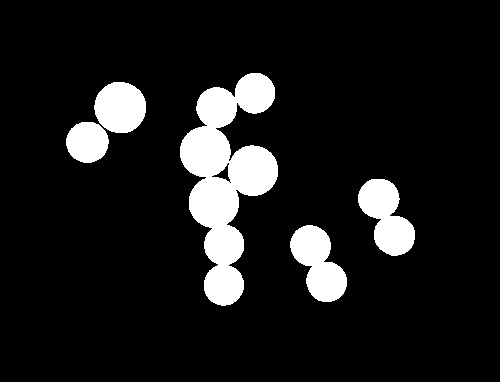
#> input picture data/image/thresh_pills_02.png, 500 x 382 px, found by its file name
$ python segmentation_watershed.py   (older library calls are emulated)
#> lines starting #> are read from the running program, lines starting #| are printed output that depends on the picture; after the words box and inside, x2 and y2 are one past the last pixel; in counts of white or black regions, pixels touching at a corner belong together
# -*- coding: utf-8 -*-
# @Time : 2020/4/2 下午7:40
# @Author : LuoLu
# @FileName: segmentation_watershed.py
# @Software: PyCharm
# @Github ：https://github.com/luolugithub
# @E-mail ：argluolu@gmail.com

import cv2
import numpy as np
from skimage.feature import peak_local_max
from skimage.morphology import watershed
from scipy import ndimage

# Load in image, convert to gray scale, and Otsu's threshold
image = cv2.imread('/home/luolu/PycharmProjects/ParticleDetection/data/image/thresh_pills_02.png')
#> image is the input picture: shape (382, 500, 3); 10.4% white; 5 white regions, box (x1, y1, x2, y2) and area: (180, 73, 278, 306) 11257, (358, 179, 415, 256) 2615, (290, 225, 347, 302) 2607, (94, 82, 146, 133) 2095, (66, 122, 109, 163) 1382
gray = cv2.cvtColor(image, cv2.COLOR_BGR2GRAY)
thresh = cv2.threshold(gray, 0, 255, cv2.THRESH_BINARY + cv2.THRESH_OTSU)[1]

# Compute Euclidean distance from every binary pixel
# to the nearest zero pixel then find peaks
distance_map = ndimage.distance_transform_edt(thresh)
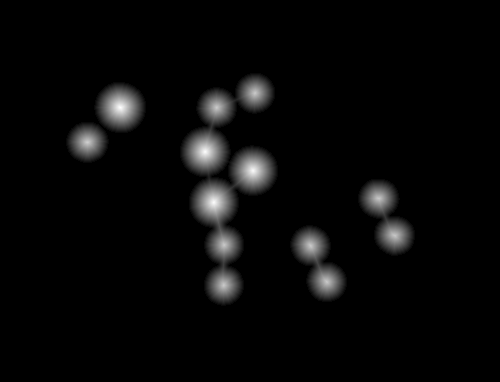
#> distance_map: shape (382, 500) float64; min 0, max 25.5, mean 0.8; drawn with min black and max white
local_max = peak_local_max(distance_map, indices=False, min_distance=5, labels=thresh)
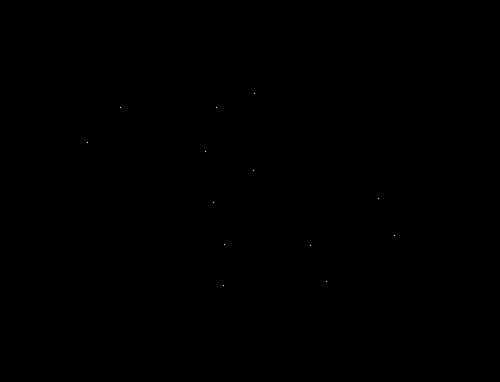
#> local_max: shape (382, 500) bool; 0.01% white in thin lines or dots, all inside (x1, y1, x2, y2) = (87, 93, 395, 286)

# Perform connected component analysis then apply Watershed
markers = ndimage.label(local_max, structure=np.ones((3, 3)))[0]
#> markers: shape (382, 500) int32; 14 distinct labels, from 0 to 13
labels = watershed(-distance_map, markers, mask=thresh)
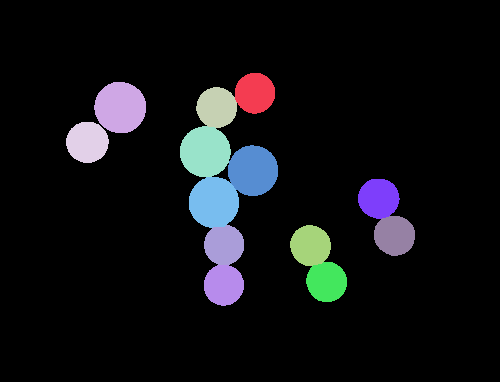
#> labels: shape (382, 500) int32; 14 distinct labels, from 0 to 13; one colour per label, 0 black

# Iterate through unique labels
total_area = 0
for label in np.unique(labels):
    if label == 1:
        continue

    # Create a mask
    mask = np.zeros(gray.shape, dtype="uint8")
    mask[labels == label] = 255

    # Find contours and determine contour area
    cnts = cv2.findContours(mask.copy(), cv2.RETR_EXTERNAL, cv2.CHAIN_APPROX_SIMPLE)
    cnts = cnts[0] if len(cnts) == 2 else cnts[1]
    c = max(cnts, key=cv2.contourArea)
    area = cv2.contourArea(c)
    total_area += area
    cv2.drawContours(image, [c], -1, (36, 255, 12), 4)
#> this loop made 14 passes
#> (area, total_area) on passes 3 to 14: (2022, 192141), (1249, 193390), (1322.5, 194712.5), (1968.5, 196681), (1934, 198615), (1250, 199865), (1961, 201826), (1249, 203075), (1213.5, 204288.5), (1253, 205541.5), (1238, 206779.5), (1244, 208023.5)
#> (c, area, total_area) on pass 1: ([[0, 0], [0, 381], [499, 381], [499, 0]], 190119, 190119)
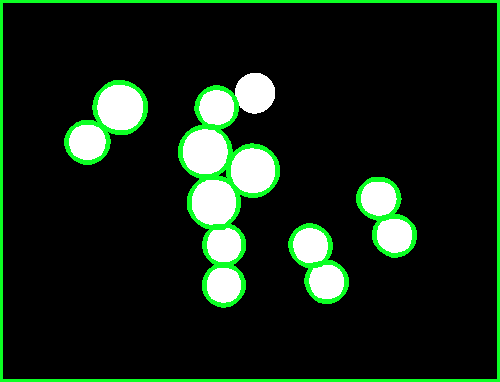
#> image: shape (382, 500, 3); 6.4% of pixels changed, all inside (x1, y1, x2, y2) = (0, 0, 500, 382)
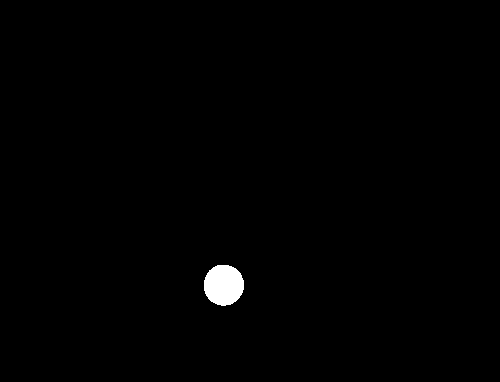
#> mask: shape (382, 500); 0.68% white; 1 white region, box (x1, y1, x2, y2) and area: (204, 265, 244, 306) 1302
#> after the loop, total_area = 208023.5

print(total_area)
#| 208023.5
cv2.imshow('image', image)
cv2.waitKey()
